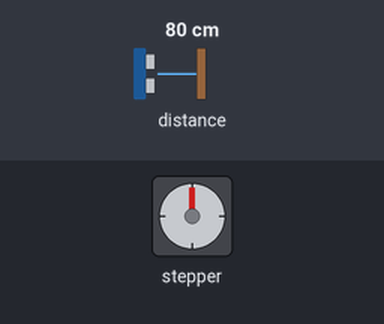
Simulated run of this sketch. Board: Arduino Uno, built with avr-gcc and run on an emulated ATmega328P. On the bench: stepper motor. The test bench sets the inputs (shaded band); at power-on: distance to the obstacle 80 cm. Stepper angles assume 200 steps per turn; what the sketch prints to the serial monitor is not drawn.

Above: at 0.05 s.
At 0.55 s:
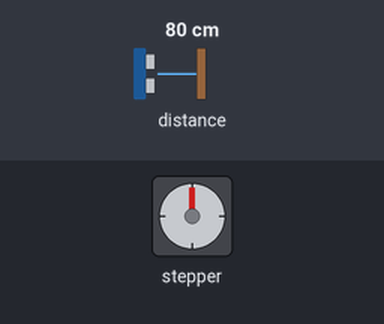
At 1.1 s:
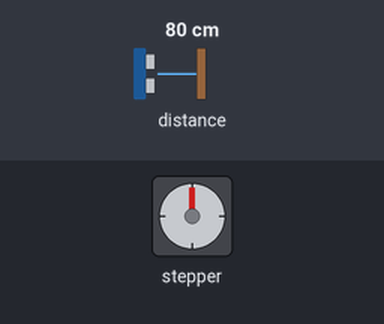
At 2.2 s:
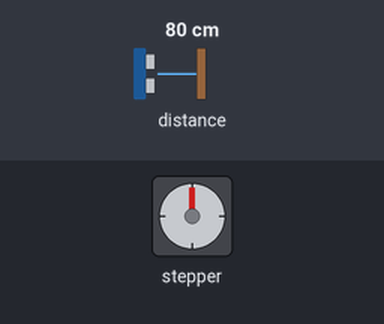
Timing chart, 0 to 5.1 s (numbered marks = the images above):
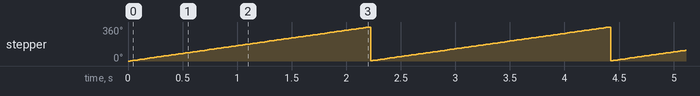

Measured:
- by itself, stepper: turns 360° clockwise in 2.2 s, then 357° counter-clockwise in 0.00 s, repeating every 2.2 s

The sketch:

lidar-scan.ino
```cpp
/*------------------------------------------------------------------------------
  LIDARLite Arduino Library
  v3/GetDistanceI2c
  This example shows how to initialize, configure, and read distance from a
  LIDAR-Lite connected over the I2C interface.
  Connections:
  LIDAR-Lite 5 Vdc (red) to Arduino 5v
  LIDAR-Lite I2C SCL (green) to Arduino SCL
  LIDAR-Lite I2C SDA (blue) to Arduino SDA
  LIDAR-Lite Ground (black) to Arduino GND
  (Capacitor recommended to mitigate inrush current when device is enabled)
  680uF capacitor (+) to Arduino 5v
  680uF capacitor (-) to Arduino GND
  See the Operation Manual for wiring diagrams and more information:
  http://static.garmin.com/pumac/LIDAR_Lite_v3_Operation_Manual_and_Technical_Specifications.pdf
------------------------------------------------------------------------------*/

#include <Wire.h>
#include <LIDARLite.h>
#include "sync.h"
#include "TimerOne.h"
#include <AccelStepper.h>

// Define stepper motor connections and steps per revolution:
#define dirPin 2
#define stepPin 3
#define motorInterfaceType 1 //The motorinterface type must be set to 1 when using a step and direction driver
#define stepsPerRevolution 200

LIDARLite myLidarLite;

AccelStepper stepper = AccelStepper(motorInterfaceType, stepPin, dirPin);

const int steps = 200; // Makes 200 pulses/1.8 angle per step, for making one full cycle rotation
Sync sync(steps, 41, 60); // Steps Per Revolution, number of teeth in inputGear, number of teeth in outputGear
const int outputSteps = sync.get_outputStepsPerRevolution(); // steps on inputGear for a complete cycle in outputGear

 int index = 0;

//clock_t startTime;
int reading = 0;

void setup()
{

  Serial.begin(115200); // Initialize serial connection to display distance readings

  myLidarLite.begin(0, true); // Set configuration to default and I2C to 400 kHz

  myLidarLite.configure(0); // Change this number to try out alternate configurations

  stepper.setMaxSpeed(1000); // Set the maximum speed in steps per second

}

void loop()
{

  stepper.setCurrentPosition(0); // Set the current position to 0

  // Run the motor forward at 100 steps/second until the motor reaches 200 steps (1 revolutions):

  while(stepper.currentPosition() != 200)
  {
    reading = myLidarLite.distance(); //read distance on laser
    sync.set_motorPos(stepper.currentPosition()); // update motor'position
    stepper.setSpeed(100);
    stepper.runSpeed();

    Serial.print(index);
    Serial.print(",");
    Serial.print(stepper.currentPosition());
    Serial.print(",");
    Serial.print( (float) reading / 100.0); //value for ranges[] in meters
    Serial.println();


//    if(index == 200){
//      index = 0;
//    }
//    else{
//      index++;
//    }
//
//    Serial.print(index);
//    Serial.print(",");
//    Serial.print(sync.fakeLaserAngle(index));
//    Serial.print(',');
//    Serial.print(sync.fakeLaser());
//    Serial.println();
//    delay(100);

  }
}
```

sync.h
```cpp
#ifndef _SYNC_H_
#define _SYNC_H_

#include <stdlib.h>/* srand, rand */

class Sync
{
    int motorStepCnt;
    int stepsPerRevolution;
    int outputStepsPerRevolution; // steps on inputGear for a complete cycle in outputGear
    float motorPos; // motor's position
    float laserAngle; // outputGear angle
    float anglePerStep;
    float gearRatio;

    public:
        // inputGear is the one connected to motor; outputGear is the passive one.
        Sync(int stepsPerRevolution, int inputGearTeeth, int outputGearTeeth); //start motor 0 degrees
        ~Sync();

        //getter and setter
        int get_outputStepsPerRevolution();
        float get_motorPos();
        void set_motorPos(float p);
        float get_laserAngle();
        void set_laserAngle(float s); // receives step position s from inputGear

        //methods
        float fakeLaser();
        float fakeMotor(int pos);
        float fakeLaserAngle(int pos);
};

#endif // SYNC_H
```
